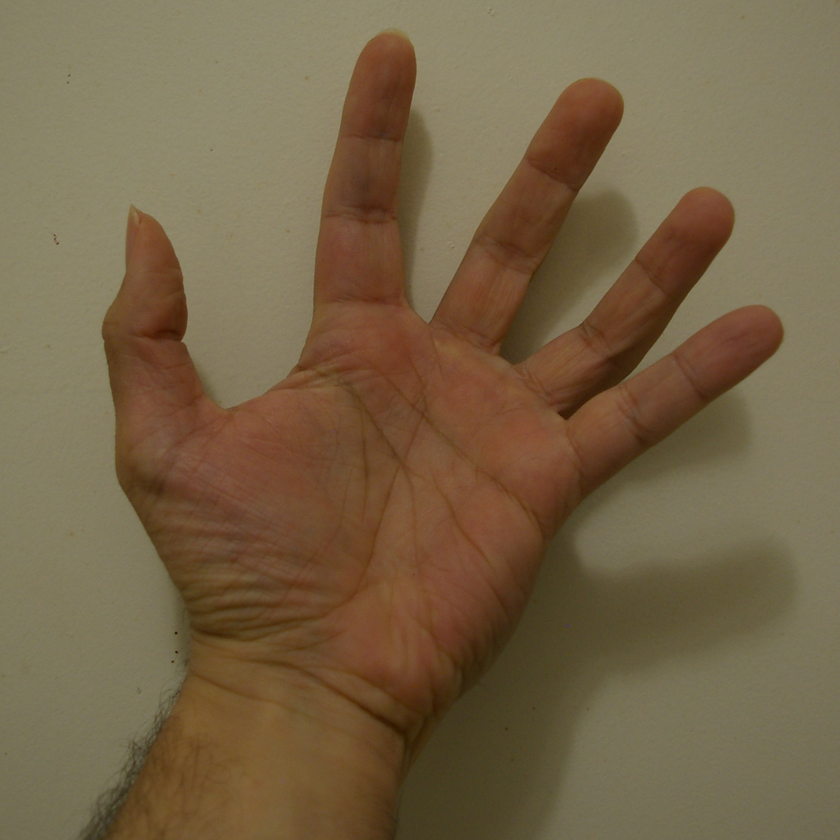
%> input picture blending1/img1.png, 840 x 840 px, shrunk from 1536 x 1536 before the run
$ octave --eval "poisson1;"   (GNU Octave 9; MATLAB toolbox functions it lacks are replaced by stand-ins)
%> lines starting %> are read from the running program, lines starting %| are printed output that depends on the picture

%=======================================
% [] = poisson1()
%---------------------------------------
% Test fusion d'images par integration
% de gradients. Les resultats sont dans
% le dossier "poisson1"
%---------------------------------------
% Laman - 15/12/2021 - 17h50 (IGN)
%=======================================

function [] = poisson1()

img1 = double(imread('img1.png'));
img2 = double(imread('img2.png'));
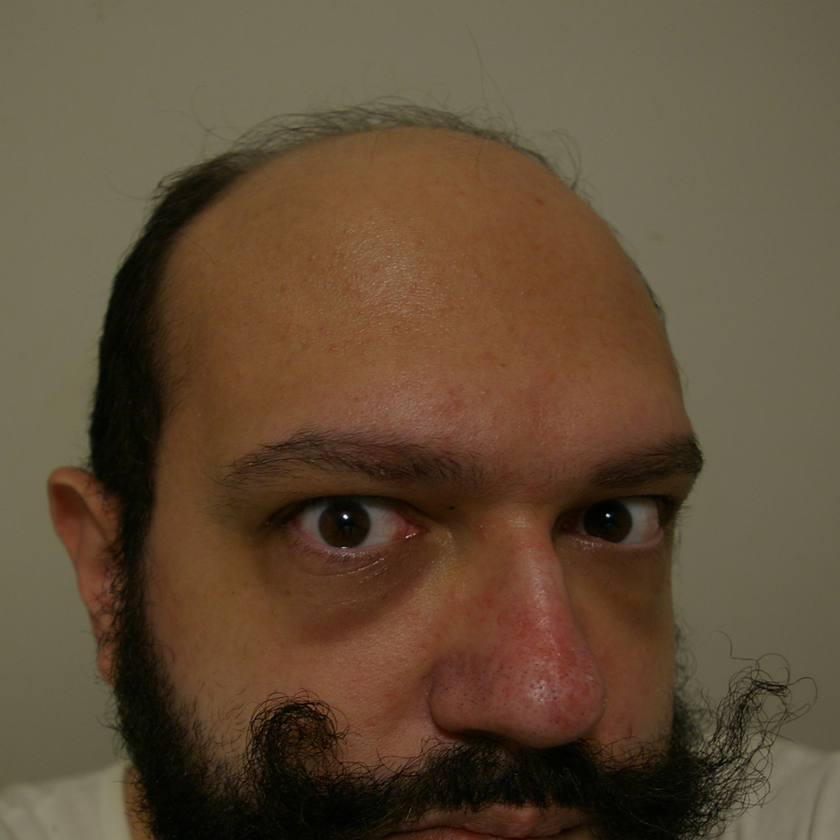
%> input picture blending1/img2.png, 840 x 840 px, shrunk from 1536 x 1536 before the run
m = double(imread('img3.png')(:,:,1))/255;
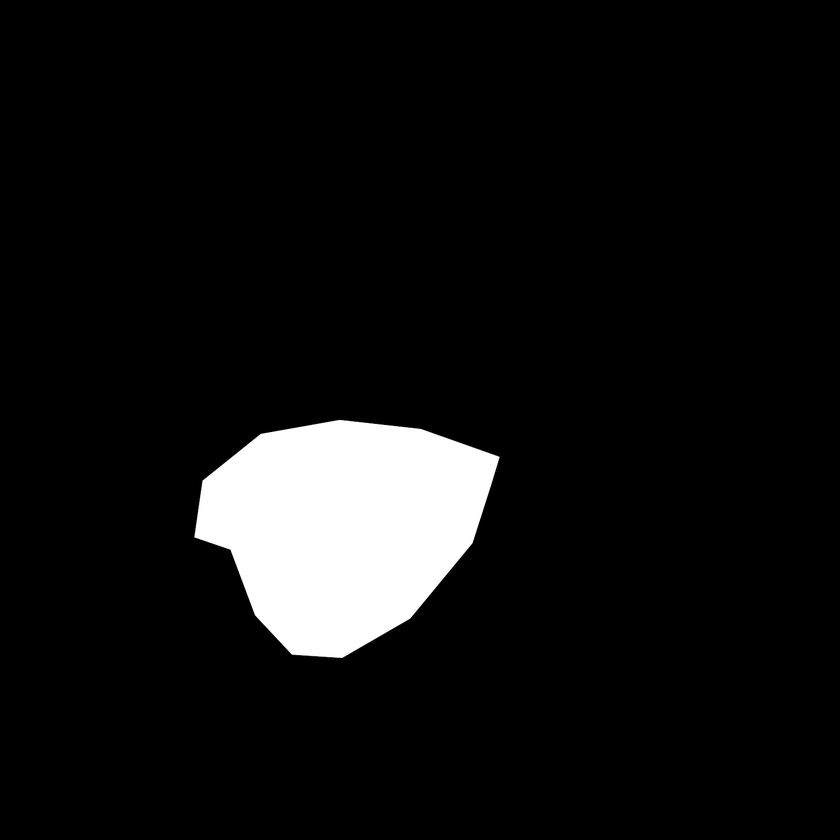
%> input picture blending1/img3.png, 840 x 840 px, shrunk from 1536 x 1536 before the run
%> m: size 840x840 double; min 0, max 1, mean 0.0705
[gx1r,gy1r] = gradient(img1(:,:,1));
[gx1v,gy1v] = gradient(img1(:,:,2));
[gx1b,gy1b] = gradient(img1(:,:,3));
[gx2r,gy2r] = gradient(img2(:,:,1));
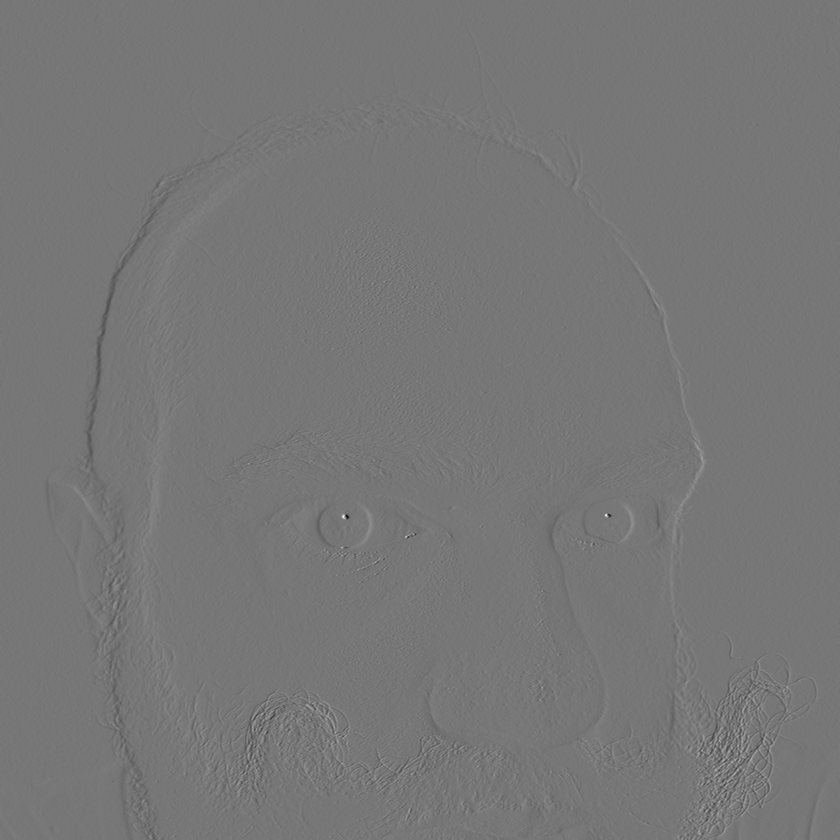
%> gx2r: size 840x840 double; min -94.5, max 108, mean 0; drawn with min black and max white
[gx2v,gy2v] = gradient(img2(:,:,2));
[gx2b,gy2b] = gradient(img2(:,:,3));
[h0,w0] = size(m);
%> h0 = 840; w0 = 840

gxr = (1-m).*gx1r + m.*gx2r;
gxv = (1-m).*gx1v + m.*gx2v;
gxb = (1-m).*gx1b + m.*gx2b;
gyr = (1-m).*gy1r + m.*gy2r;
gyv = (1-m).*gy1v + m.*gy2v;
gyb = (1-m).*gy1b + m.*gy2b;
imr = (1-m).*img1(:,:,1) + m.*img2(:,:,1);
imv = (1-m).*img1(:,:,2) + m.*img2(:,:,2);
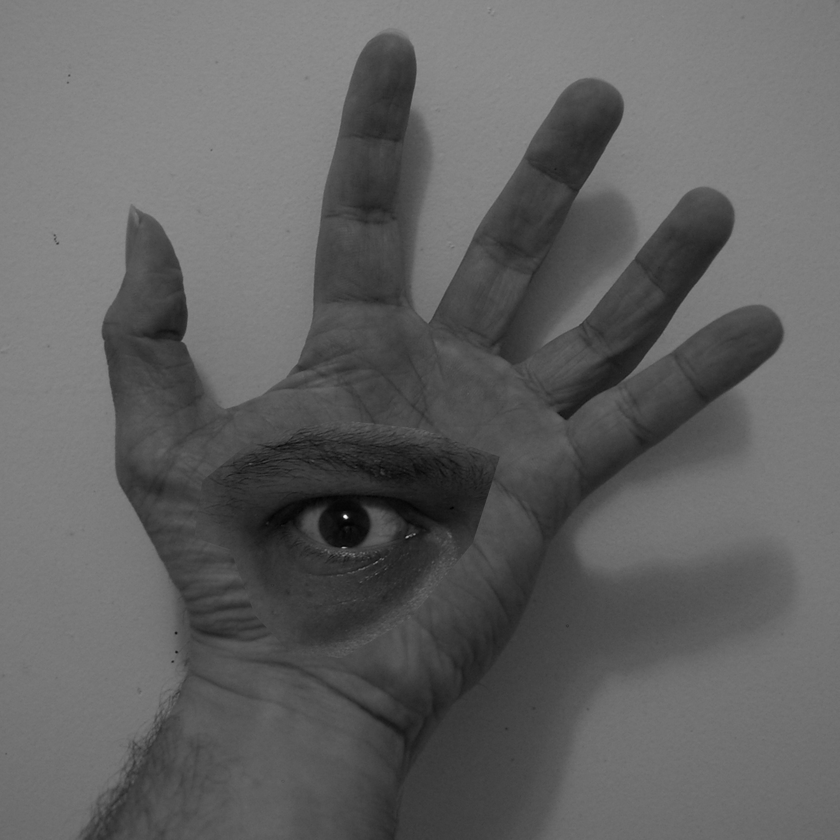
%> imv: size 840x840 double; min 1, max 255, mean 97.3
imb = (1-m).*img1(:,:,3) + m.*img2(:,:,3);
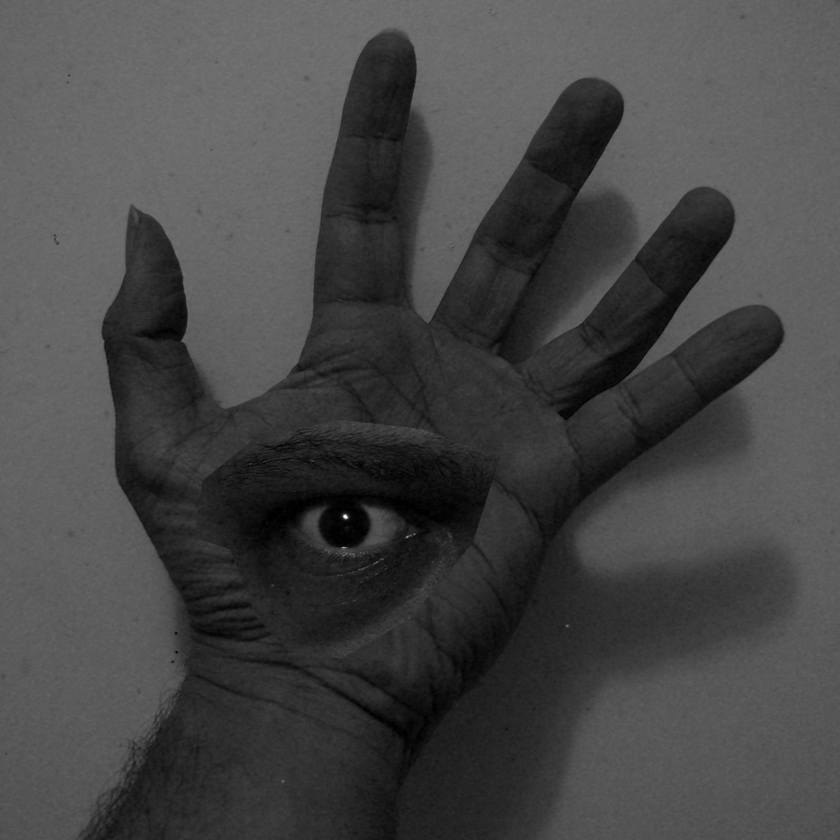
%> imb: size 840x840 double; min 0, max 255, mean 69.6

clear img1 img2 m;
clear gx1r gx1v gx1b gx2r gx2v gx2b;
clear gy1r gy1v gy1b gy2r gy2v gy2b;

mr = mean(imr(:)); % a
%> mr = 115.3
mv = mean(imv(:)); % s
%> mv = 97.32
mb = mean(imb(:)); % t
%> mb = 69.63
sr = std(imr(:));  % u
%> sr = 23.4
sv = std(imv(:));  % c
%> sv = 31.3
sb = std(imb(:));  % e
%> sb = 30.69

gxr = fftshift(fft2(gxr));
gxv = fftshift(fft2(gxv));
gxb = fftshift(fft2(gxb));
gyr = fftshift(fft2(gyr));
gyv = fftshift(fft2(gyv));
gyb = fftshift(fft2(gyb));
imr = fftshift(fft2(imr));
imv = fftshift(fft2(imv));
imb = fftshift(fft2(imb));
x = (1:w0)/w0 - 0.5;
%> x = 840 values from -0.499 to 0.5
y = (1:h0)/h0 - 0.5;
%> y = 840 values from -0.499 to 0.5
[x,y] = meshgrid(x,y);
r = x.^2 + y.^2;
L = 2.^(-(0:15));

if ~exist('poisson1','dir')
	mkdir('poisson1');
endif

for k = 1:length(L)
	t = zeros(h0,w0,3);
  i = complex(0,1);
	u = L(k)*imr - 2*i*pi*(x.*gxr + y.*gyr);
	u = u./(L(k) + 4*pi*pi*r);
  u = real(ifft2(ifftshift(u)));
  mu = mean(u(:));
  su = std(u(:));
	t(:,:,1) = sr*(u - mu)/su + mr;
	u = L(k)*imv - 2*i*pi*(x.*gxv + y.*gyv);
	u = u./(L(k) + 4*pi*pi*r);
	u = real(ifft2(ifftshift(u)));
  mu = mean(u(:));
  su = std(u(:));
	t(:,:,2) = sv*(u - mu)/su + mv;
	u = L(k)*imb - 2*i*pi*(x.*gxb + y.*gyb);
	u = u./(L(k) + 4*pi*pi*r);
	u = real(ifft2(ifftshift(u)));
  mu = mean(u(:));
  su = std(u(:));
	t(:,:,3) = sb*(u - mu)/su + mb;
	n = num2str(1000+k);
	n = ['poisson1/img',n(2:end),'.png'];
	imwrite(uint8(t),n);
endfor
%> this loop made 16 passes
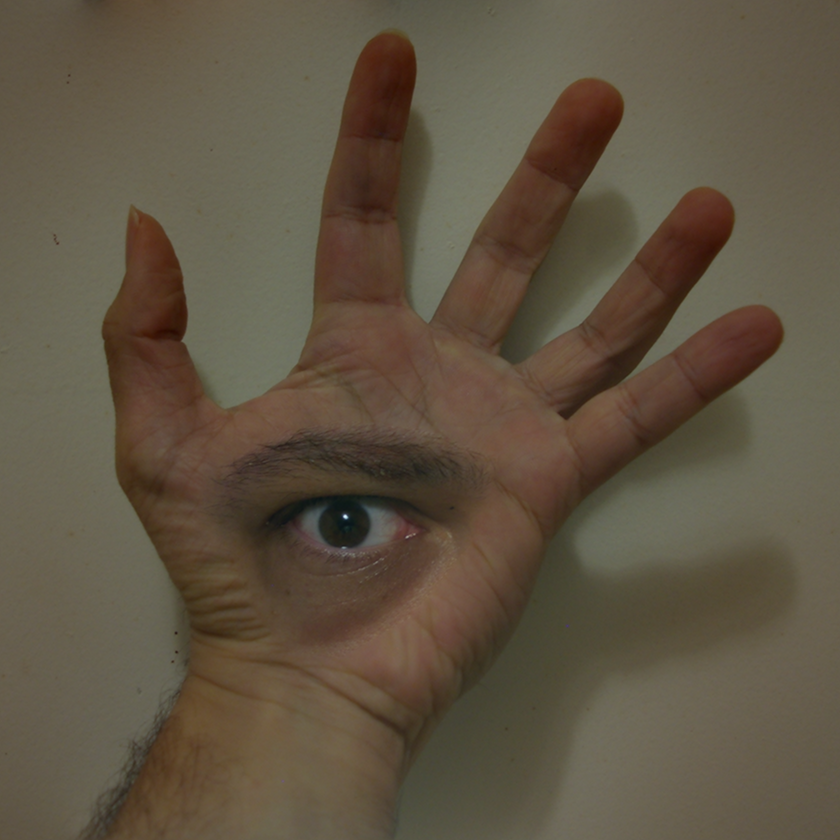
%> t: size 840x840x3 double; mean R, G, B 115.3, 97.3, 69.6; mean of the top-left, top-right, bottom-left and bottom-right quarters 98.4, 96.7, 87.8, 93.5; drawn with min black and max white

endfunction
